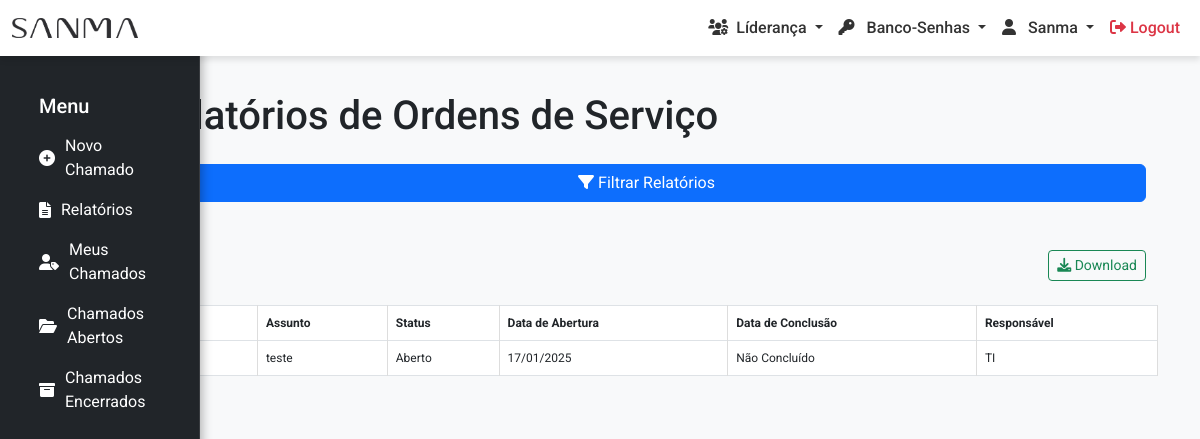
The app's page /ordem-servico/relatorio-chamados/ (signed in), older data.
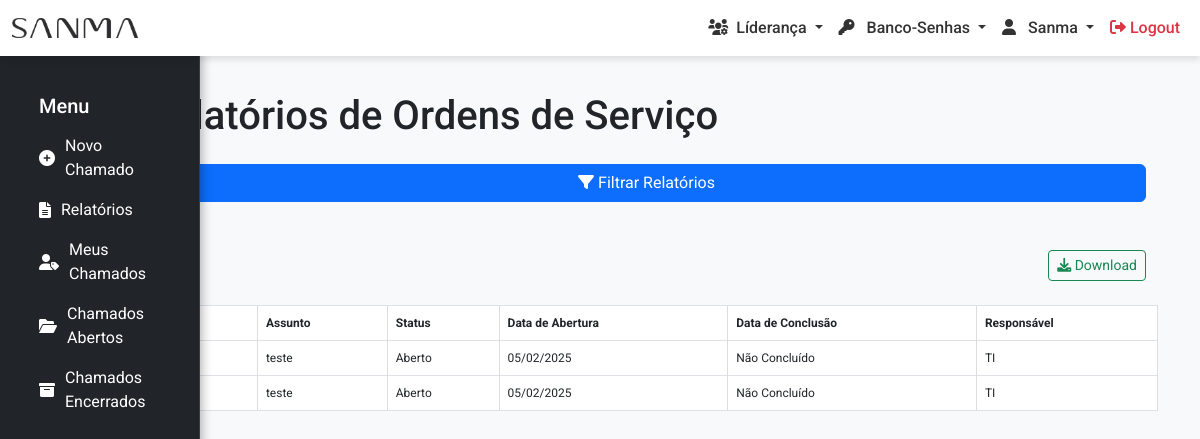
The same page, newer data.
### ordem_servico/models.py (models this page shows, shortened)
class Chamado(models.Model):
    STATUS_CHOICES = [
        ('Aberto', 'Aberto'),
        ('Em andamento', 'Em andamento'),
        ('Encaminhado a TOTVS', 'Encaminhado a TOTVS'),
        ('Concluído', 'Concluído'),
        ('Aguardando aprovação', 'Aguardando aprovação'),
        ('Em análise', 'Em análise'),
        ('Em desenvolvimento', 'Em desenvolvimento'),
        ('Manutenção', 'Manutenção'),
    ]
    PRIORIDADE_CHOICES = [
        ('Baixa', 'Baixa'),
        ('Média', 'Média'),
        ('Alta', 'Alta'),
        ('Urgente', 'Urgente'),
    ]
    assunto = models.CharField(max_length=255)
    descricao = models.TextField()
    grupo_responsavel = models.ForeignKey(Group, on_delete=models.CASCADE)
    grupo_trabalho = models.ForeignKey(GrupoTrabalho, null=True, on_delete=models.CASCADE)
    evidencia = models.FileField(upload_to='evidencias/', null=True, blank=True)
    grupos_liberados = models.ManyToManyField(Group, related_name='chamados_liberados', blank=True)
    data_abertura = models.DateTimeField(auto_now_add=True)
    data_conclusao = models.DateTimeField(null=True, blank=True)
    status = models.CharField(max_length=20, choices=STATUS_CHOICES)
    prioridade = models.CharField(max_length=10, choices=PRIORIDADE_CHOICES)
    prioridade_cliente = models.CharField(max_length=10, null=True, blank=True)
    criado_por = models.ForeignKey(User, on_delete=models.SET_NULL, null=True)
    numero_ticket = models.CharField(max_length=100, null=True, blank=True)

### ordem_servico/views/adm_chamado.py (the view)
# urls.py: path('relatorio-chamados/', relatorio_chamados, name='relatorio_chamados'),
@user_passes_test(has_permission, login_url='403')  # Verifica se o usuário tem permissão
@login_required
def relatorio_chamados(request):
    status_filter = request.GET.get('status', '')
    start_date = request.GET.get('start_date', '')
    end_date = request.GET.get('end_date', '')
    grupo_filter = request.GET.get('grupo', '')
    responsavel_filter = request.GET.get('responsavel', '')
    chamados = Chamado.objects.all()
    if status_filter:
        status_list = status_filter.split(',')
        if 'Aberto' in status_list:
            chamados = chamados.filter(~Q(status='Concluído'))  # Exclui "Concluído"
        else:
            chamados = chamados.filter(status__in=status_list)
    if start_date:
        chamados = chamados.filter(data_abertura__gte=start_date)
    if end_date:
        chamados = chamados.filter(data_abertura__lte=end_date)
    if grupo_filter:
        chamados = chamados.filter(grupo_responsavel_id=grupo_filter)
    if responsavel_filter:
        chamados = chamados.filter(criado_por_id=responsavel_filter)
    grupos = Group.objects.filter(name__in=['TI', 'MANUTENÇÃO'])  # Filtra para apenas os grupos TI e MANUTENÇÃO
    usuarios = User.objects.all()  # ou apenas os usuários relevantes
    return render(request, 'adm_ordem_servico/relatorios.html', {
        'chamados': chamados,
        'grupos': grupos,
        'usuarios': usuarios,
        'request': request,
    })

### core/views.py (called while the page is built)
def has_permission(user):
    return user.is_authenticated and (user.is_staff or user.groups.filter(name__in=['ADMIN', 'LIDERANÇA']).exists())

### templates/adm_ordem_servico/relatorios.html (shortened to what this page needs)
{% extends 'core/base.html' %}
{% load static %}
{% block extra_css %}
<link rel="stylesheet" href="{% static 'css/adm_ordem_servico/relatorios.css' %}">
<link rel="stylesheet" href="{% static 'css/adm_ordem_servico/menu_os.css' %}">
{% endblock %}
{% block content %}
<div class="container">
    <div class="row">
        <div class="col-md-1">
            {% include 'adm_ordem_servico/adm_menu_os.html' %}
        </div>
        <div class="col-md-11">
            <h1 class="text-left mb-4">Relatórios de Ordens de Serviço</h1>
            <form method="get" action="{% url 'relatorio_chamados' %}" class="d-flex flex-column gap-4 mb-4">
                <button type="button" id="toggle-filters" class="btn btn-primary mb-4">
                    <i class="fas fa-filter"></i> Filtrar Relatórios
                </button>
            </form>
            <div class="d-flex justify-content-between mt-3">
                <a href="{% url 'gerar_relatorio_pdf' %}" class="btn btn-outline-success btn-sm ms-auto">
                    <i class="fas fa-download"></i> Download
                </a>
            </div>
            <div class="row mt-4">
                <table class="table table-bordered">
                    <thead>
                        <tr>
                            <th>TICKET</th>
                            <th>Assunto</th>
                            <th>Status</th>
                            <th>Data de Abertura</th>
                            <th>Data de Conclusão</th>
                            <th>Responsável</th>
                        </tr>
                    </thead>
                    <tbody>
                        {% for chamado in chamados %}
                        <tr>
                            <td>{{ chamado.id }}</td>
                            <td>{{ chamado.assunto }}</td>
                            <td>{{ chamado.status }}</td>
                            <td>{{ chamado.data_abertura|date:"d/m/Y" }}</td>
                            <td>{% if chamado.data_conclusao %} {{ chamado.data_conclusao|date:"d/m/Y" }} {% else %} Não Concluído {% endif %}</td>
                            <td>{{ chamado.grupo_responsavel.name }}</td>
                        </tr>
                        {% empty %}
                        <tr>
                            <td colspan="6" class="text-center">Nenhum chamado encontrado.</td>
                        </tr>
                        {% endfor %}
                    </tbody>
                </table>
            </div>
        </div>
    </div>
</div>
{% endblock %}

Row changes from the older to the newer data that the page shows:
removed Chamado: assunto "teste", status "Aberto", data_abertura "17/01/2025", shows "Não Concluído", grupo_responsavel.name "TI"
added Chamado: assunto "teste", status "Aberto", data_abertura "05/02/2025", shows "Não Concluído", grupo_responsavel.name "TI"
added Chamado: assunto "teste", status "Aberto", data_abertura "05/02/2025", shows "Não Concluído", grupo_responsavel.name "TI"
